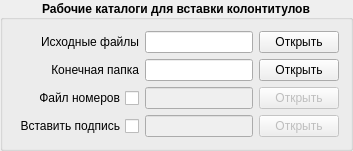
         <widget class="QGroupBox" name="groupBox_41101_catalog_insert">
          <property name="font">
           <font>
            <pointsize>9</pointsize>
            <weight>75</weight>
            <bold>true</bold>
           </font>
          </property>
          <property name="title">
           <string>Рабочие каталоги для вставки колонтитулов</string>
          </property>
          <property name="alignment">
           <set>Qt::AlignCenter</set>
          </property>
          <layout class="QGridLayout" name="gridLayout_25">
           <item row="1" column="1">
            <widget class="QLineEdit" name="lineEdit_41101_finish_path_insert_dir">
             <property name="sizePolicy">
              <sizepolicy hsizetype="Expanding" vsizetype="Fixed">
               <horstretch>0</horstretch>
               <verstretch>0</verstretch>
              </sizepolicy>
             </property>
             <property name="font">
              <font>
               <pointsize>9</pointsize>
               <weight>50</weight>
               <bold>false</bold>
              </font>
             </property>
            </widget>
           </item>
           <item row="1" column="2">
            <widget class="QPushButton" name="pushButton_41101_finish_path_insert_dir">
             <property name="sizePolicy">
              <sizepolicy hsizetype="Preferred" vsizetype="Fixed">
               <horstretch>0</horstretch>
               <verstretch>0</verstretch>
              </sizepolicy>
             </property>
             <property name="font">
              <font>
               <pointsize>9</pointsize>
               <weight>50</weight>
               <bold>false</bold>
              </font>
             </property>
             <property name="text">
              <string>Открыть</string>
             </property>
            </widget>
           </item>
           <item row="2" column="0">
            <widget class="QCheckBox" name="checkBox_41101_file_num">
             <property name="font">
              <font>
               <pointsize>9</pointsize>
               <weight>50</weight>
               <bold>false</bold>
              </font>
             </property>
             <property name="layoutDirection">
              <enum>Qt::RightToLeft</enum>
             </property>
             <property name="text">
              <string>Файл номеров</string>
             </property>
            </widget>
           </item>
           <item row="1" column="0">
            <widget class="QLabel" name="label_41101_finish_path_insert">
             <property name="sizePolicy">
              <sizepolicy hsizetype="Preferred" vsizetype="Fixed">
               <horstretch>0</horstretch>
               <verstretch>0</verstretch>
              </sizepolicy>
             </property>
             <property name="font">
              <font>
               <pointsize>9</pointsize>
               <weight>50</weight>
               <bold>false</bold>
              </font>
             </property>
             <property name="text">
              <string>Конечная папка</string>
             </property>
             <property name="alignment">
              <set>Qt::AlignRight|Qt::AlignTrailing|Qt::AlignVCenter</set>
             </property>
            </widget>
           </item>
           <item row="0" column="2">
            <widget class="QPushButton" name="pushButton_41101_start_path_insert_dir">
             <property name="sizePolicy">
              <sizepolicy hsizetype="Preferred" vsizetype="Fixed">
               <horstretch>0</horstretch>
               <verstretch>0</verstretch>
              </sizepolicy>
             </property>
             <property name="font">
              <font>
               <pointsize>9</pointsize>
               <weight>50</weight>
               <bold>false</bold>
              </font>
             </property>
             <property name="text">
              <string>Открыть</string>
             </property>
            </widget>
           </item>
           <item row="0" column="0">
            <widget class="QLabel" name="label_41101_start_path_insert">
             <property name="sizePolicy">
              <sizepolicy hsizetype="Preferred" vsizetype="Fixed">
               <horstretch>0</horstretch>
               <verstretch>0</verstretch>
              </sizepolicy>
             </property>
             <property name="font">
              <font>
               <pointsize>9</pointsize>
               <weight>50</weight>
               <bold>false</bold>
              </font>
             </property>
             <property name="text">
              <string>Исходные файлы</string>
             </property>
             <property name="alignment">
              <set>Qt::AlignRight|Qt::AlignTrailing|Qt::AlignVCenter</set>
             </property>
            </widget>
           </item>
           <item row="2" column="1">
            <widget class="QLineEdit" name="lineEdit_41101_file_num_path">
             <property name="enabled">
              <bool>false</bool>
             </property>
             <property name="sizePolicy">
              <sizepolicy hsizetype="Expanding" vsizetype="Fixed">
               <horstretch>0</horstretch>
               <verstretch>0</verstretch>
              </sizepolicy>
             </property>
             <property name="font">
              <font>
               <pointsize>9</pointsize>
               <weight>50</weight>
               <bold>false</bold>
              </font>
             </property>
            </widget>
           </item>
           <item row="2" column="2">
            <widget class="QPushButton" name="pushButton_41101_file_num">
             <property name="enabled">
              <bool>false</bool>
             </property>
             <property name="sizePolicy">
              <sizepolicy hsizetype="Preferred" vsizetype="Fixed">
               <horstretch>0</horstretch>
               <verstretch>0</verstretch>
              </sizepolicy>
             </property>
             <property name="font">
              <font>
               <pointsize>9</pointsize>
               <weight>50</weight>
               <bold>false</bold>
              </font>
             </property>
             <property name="text">
              <string>Открыть</string>
             </property>
            </widget>
           </item>
           <item row="0" column="1">
            <widget class="QLineEdit" name="lineEdit_41101_start_path_insert_dir">
             <property name="sizePolicy">
              <sizepolicy hsizetype="Expanding" vsizetype="Fixed">
               <horstretch>0</horstretch>
               <verstretch>0</verstretch>
              </sizepolicy>
             </property>
             <property name="font">
              <font>
               <pointsize>9</pointsize>
               <weight>50</weight>
               <bold>false</bold>
              </font>
             </property>
            </widget>
           </item>
           <item row="3" column="0">
            <widget class="QCheckBox" name="checkBox_41101_signature">
             <property name="font">
              <font>
               <pointsize>9</pointsize>
               <weight>50</weight>
               <bold>false</bold>
              </font>
             </property>
             <property name="layoutDirection">
              <enum>Qt::RightToLeft</enum>
             </property>
             <property name="text">
              <string>Вставить подпись</string>
             </property>
            </widget>
           </item>
           <item row="3" column="1">
            <widget class="QLineEdit" name="lineEdit_41101_path_signature_dir">
             <property name="enabled">
              <bool>false</bool>
             </property>
             <property name="font">
              <font>
               <pointsize>9</pointsize>
               <weight>50</weight>
               <bold>false</bold>
              </font>
             </property>
            </widget>
           </item>
           <item row="3" column="2">
            <widget class="QPushButton" name="pushButton_41101_path_signature_dir">
             <property name="enabled">
              <bool>false</bool>
             </property>
             <property name="font">
              <font>
               <pointsize>9</pointsize>
               <weight>50</weight>
               <bold>false</bold>
              </font>
             </property>
             <property name="text">
              <string>Открыть</string>
             </property>
            </widget>
           </item>
          </layout>
         </widget>
